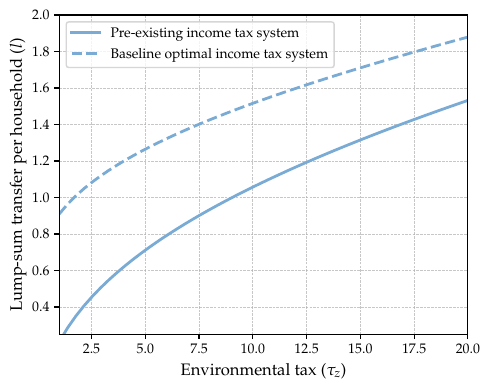

This chart was generated by the following Python code:
# plot_lump_sum_transfer.py
#
# Plots lump‐sum transfers under pre‐existing vs. optimal income‐tax schedules,
# updated to use the new inner_solver.solve signature.

import numpy as np
import matplotlib.pyplot as plt
import matplotlib as mpl
import os, sys

# ─────────────────────────────────────────────────────────────────────────────
# LaTeX styling (match other figures)
# ─────────────────────────────────────────────────────────────────────────────
mpl.rcParams.update({
    "text.usetex": True,
    "font.family":  "serif",
    "font.serif":   ["Palatino"],
    "text.latex.preamble": r"""
        \PassOptionsToPackage{sc}{mathpazo}
        \linespread{1.5}
        \usepackage[T1]{fontenc}
    """,
})

# ─────────────────────────────────────────────────────────────────────────────
# Project setup: ensure a_solvers is on path
# ─────────────────────────────────────────────────────────────────────────────
project_root  = os.path.dirname(os.path.dirname(os.path.abspath(__file__)))
a_solvers_dir = os.path.join(project_root, "a_solvers")
for p in (project_root, a_solvers_dir):
    if p not in sys.path:
        sys.path.insert(0, p)

# ─────────────────────────────────────────────────────────────────────────────
# Import updated inner solver
# ─────────────────────────────────────────────────────────────────────────────
import a_solvers.inner_solver as solver
from a_solvers.inner_solver import n, d0

# ─────────────────────────────────────────────────────────────────────────────
# Parameters
# ─────────────────────────────────────────────────────────────────────────────
G_value    = 5.0      # government spending
r_base     = -1.0     # CES exponent
d0_base    = d0       # baseline durables

# pre‐existing income tax schedule
tau_w_preexisting = np.array([0.015, 0.072, 0.115, 0.156, 0.24])

# optimal income‐tax schedule at ξ=0.1
tau_w_optimal = np.array([
   -1.12963781, -0.06584074,  0.20438030,
    0.38336986,  0.63241591
])

# environmental‐tax grid
tau_z_grid = np.linspace(1.0, 20.0, 50)

# ─────────────────────────────────────────────────────────────────────────────
# Compute lump‐sum transfer series
# ─────────────────────────────────────────────────────────────────────────────
def compute_l(tau_w_vec):
    l_vals = []
    for tz in tau_z_grid:
        _, res, conv = solver.solve(tau_w_vec, tz, G_value, r_base, d0_base)
        l_vals.append(res['l'] if conv else np.nan)
    return np.array(l_vals)

l_pre = compute_l(tau_w_preexisting)
l_opt = compute_l(tau_w_optimal)

# ─────────────────────────────────────────────────────────────────────────────
# Plotting
# ─────────────────────────────────────────────────────────────────────────────
fig, ax = plt.subplots(figsize=(5, 4))

light_blue = "#7aabd4"

ax.plot(
    tau_z_grid, l_pre,
    color=light_blue, linestyle='-', linewidth=2,
    label='Pre-existing income tax system'
)
ax.plot(
    tau_z_grid, l_opt,
    color=light_blue, linestyle='--', linewidth=2,
    label='Baseline optimal income tax system'
)

ax.set_xlim(tau_z_grid.min(), tau_z_grid.max())
ax.set_ylim(0.25, 2.00)
ax.set_xlabel(r'Environmental tax ($\tau_z$)', fontsize=12)
ax.set_ylabel(r'Lump‐sum transfer per household ($l$)', fontsize=12)
ax.grid(True, linestyle='--', linewidth=0.5, alpha=0.7)
ax.legend(fontsize=10, frameon=True)

plt.tight_layout()
plt.savefig("c_opttax/e_transfer.pdf", bbox_inches='tight')